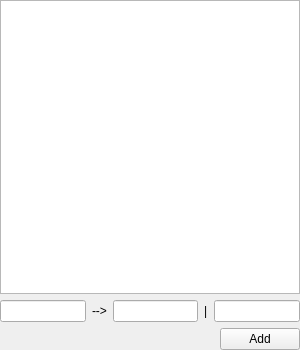
<ui version="4.0" >
 <class>GrammarEditor</class>
 <widget class="QWidget" name="GrammarEditor" >
  <property name="geometry" >
   <rect>
    <x>0</x>
    <y>0</y>
    <width>300</width>
    <height>350</height>
   </rect>
  </property>
  <property name="windowTitle" >
   <string>Form</string>
  </property>
  <layout class="QVBoxLayout" name="verticalLayout" >
   <property name="margin" >
    <number>0</number>
   </property>
   <item>
    <widget class="QListWidget" name="list" />
   </item>
   <item>
    <layout class="QHBoxLayout" name="horizontalLayout" >
     <item>
      <widget class="QLineEdit" name="edtCondition" />
     </item>
     <item>
      <widget class="QLabel" name="label" >
       <property name="text" >
        <string>--></string>
       </property>
      </widget>
     </item>
     <item>
      <widget class="QLineEdit" name="edtFirstSymbol" />
     </item>
     <item>
      <widget class="QLabel" name="label_2" >
       <property name="text" >
        <string>|</string>
       </property>
      </widget>
     </item>
     <item>
      <widget class="QLineEdit" name="edtSecondSymbol" />
     </item>
    </layout>
   </item>
   <item>
    <layout class="QHBoxLayout" name="horizontalLayout_2" >
     <item>
      <spacer name="horizontalSpacer" >
       <property name="orientation" >
        <enum>Qt::Horizontal</enum>
       </property>
       <property name="sizeHint" stdset="0" >
        <size>
         <width>387</width>
         <height>20</height>
        </size>
       </property>
      </spacer>
     </item>
     <item>
      <widget class="QPushButton" name="btnAdd" >
       <property name="text" >
        <string>Add</string>
       </property>
      </widget>
     </item>
    </layout>
   </item>
  </layout>
 </widget>
 <resources/>
 <connections/>
</ui>
